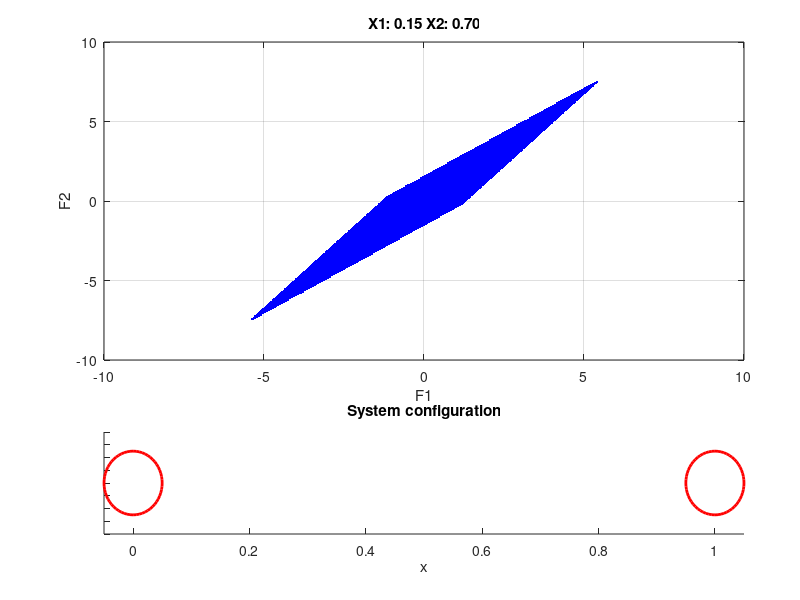

MATLAB code to generate this figure: (Note: this script raises an error after producing the figure.)
% Non-dimensional analysis

%  __
% | x_1 x_2 - x_1/alpha
% | ___________________
% |
% |
% |__

% Compute forces that can be exerted for a range of currents 

% system variables
close all
clc

%%----------[ CHANGE X1 AND X2 HERE ]------------------------

alpha = 1; % ratio of L/R [distance between coil 1-2 and coil radius
x1 = 0.15; % can range: 0< x1 <alpha
x2 = 0.7; % can range: 0< x1 < x2 <alpha 
magnetsinsameorientation = true;
%%------------------------------------------------------------


Iminmax = [-10,10];
numpt = 100;
I1 = Iminmax(1):range(Iminmax)/numpt:Iminmax(2); % -inf < I1 < inf 
I2 = I1; % -inf < I2 < inf
mu = 1;
Fperm = 4*pi*10^(-7) * 1/(4*pi*1^2);

if magnetsinsameorientation
    J(1,1) = -3*mu/2 * x1/((x1^2+1)^(5/2));
    
    J(1,2) = -3*mu/2 * 1/alpha*(alpha*x1-1)/((1/alpha^2*(alpha*x1 - 1)^2+1)^(5/2));
    
    J(1,3) = (x2-x1)^(-2);
    
    J(2,1) = -3*mu/2 * x2/((x2^2+1)^(5/2));
    
    J(2,2) = -3*mu/2 * 1/alpha*(alpha*x2-1)/((1/alpha^2*(alpha*x2 - 1)^2+1)^(5/2));
    
    J(2,3) = -(x2-x1)^(-2);
else
    J(1,1) = -3*mu/2 * x1/((x1^2+1)^(5/2));
    
    J(1,2) = -3*mu/2 * 1/alpha*(alpha*x1-1)/((1/alpha^2*(alpha*x1 - 1)^2+1)^(5/2));
    
    J(1,3) = -(x2-x1)^(-2);
    
    J(2,1) = 3*mu/2 * x2/((x2^2+1)^(5/2));
    
    J(2,2) = 3*mu/2 * 1/alpha*(alpha*x2-1)/((1/alpha^2*(alpha*x2 - 1)^2+1)^(5/2));
    
    J(2,3) = (x2-x1)^(-2);
end
J
% Loop through I1 and I2 values and store F1 F2

idx = 1;
for i = 1:numpt % resolution of i
    for j = 1:length(I2)        
        Ivec = [I1(i);I2(j);Fperm];
        F(:,idx) = J*Ivec;
        idx = idx + 1;
    end
end

h1 = figure('Position',[89 250 560 674],'Color',[1 1 1]);

axes1 = axes('Parent',h1,...
    'Position',[0.13 0.40 .8 0.53]);

%subplot(2,1,1)
%% Uncomment the following line to preserve the X-limits of the axes
%xlim(axes1,[-10 10]);
%% Uncomment the following line to preserve the Y-limits of the axes
%ylim(axes1,[-10 10]);
box(axes1,'on');
grid(axes1,'on');
hold(axes1,'all');

plot(F(1,:),F(2,:),'.b')
titlestr = sprintf('X1: %3.2f X2: %3.2f',x1,x2);
title(titlestr)
grid on
axis([-10 10 -10 10])
%axis equal
xlabel('F1')
ylabel('F2')

hold on

%subplot(2,1,2)
axes2 = axes('Parent',h1,'YTickLabel','',...
    'Position',[0.13 0.11 0.8 0.17]);
%% Uncomment the following line to preserve the X-limits of the axes
 xlim(axes2,[-0.05 1.05]);
 xlabel('x')
 title('System configuration')
%% Uncomment the following line to preserve the Y-limits of the axes
% ylim(axes2,[-0.25 0.25]);
hold(axes2,'all');
coilarray = [0 1];
hold on
hcoil(1) = rectangle('Position',[0-.05,-0.25,.1,0.5],'Curvature',[1 1],'LineWidth',2,'EdgeColor',[1 0 0]);
hcoil(2) = rectangle('Position',[1-.05,-0.25,.1,0.5],'Curvature',[1 1],'LineWidth',2,'EdgeColor',[1 0 0]);
%plot([x1],[0],'ob','MarkerSize',10,'MarkerFaceColor','b')
drawmagnet(x1,0,.1,0.05,1);
if magnetsinsameorientation
    drawmagnet(x2,0,.1,0.05,1);
else
    drawmagnet(x2,0,.1,0.05,-1);
end
drawmagnet(0.5,0,.1,0.05,1);

%plot([x2],[0],'or','MarkerSize',10,'MarkerFaceColor','r')
axis([-0.05 1.05 -.25 .25])
set(gca,'YTickLabel',[])
set(gcf,'PaperPositionMode','auto')
%print(gcf,'-depsc','-r0',strcat('Opposing_',titlestr,'.eps'))